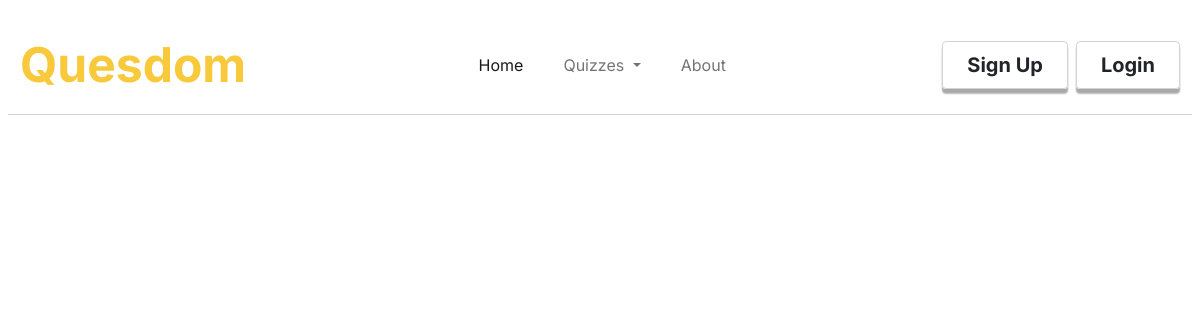
/allquizzes, run on an earlier commit of the app's database.
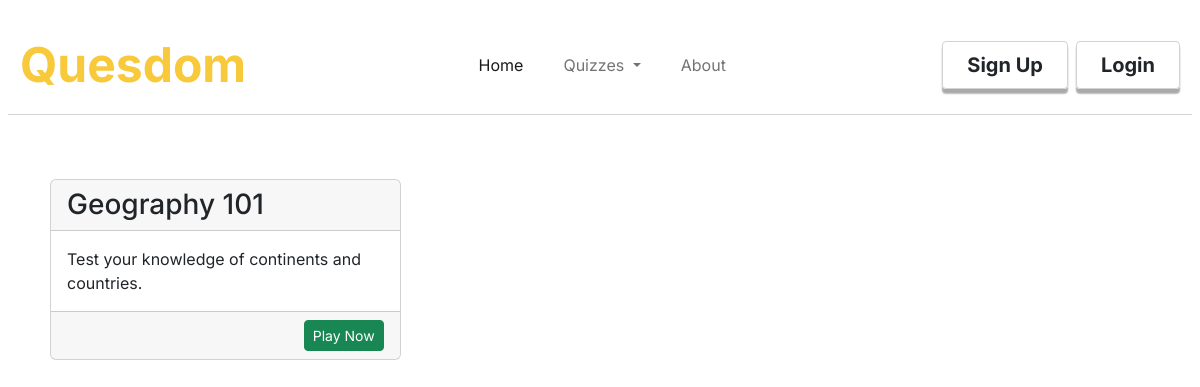
And on a later commit of the database.
### quesdom/models.py (models this page shows, shortened)
class Quizzes(db.Model):
    id = db.Column(db.Integer, primary_key = True)
    quiz_title = db.Column(db.String(30), nullable= False)
    quiz_description = db.Column(db.String(200), nullable=False)
    quiz_category = db.Column(db.String(20), nullable=False)
    quiz_difficulty = db.Column(db.String(10), nullable=False)
    date_created = db.Column(db.DateTime, nullable=False, default=datetime.utcnow)
    questions = db.relationship('Questions',backref='contains',cascade="all, delete-orphan",lazy=True)

### quesdom/routes.py (the view)
@app.route('/allquizzes')
def allquizzes():
    quizzes_with_questions = []
    for question in Questions.query.all():
        if not question.id in quizzes_with_questions:
            quizzes_with_questions.append(question.quiz_id)
    return render_template('allquizzes.html',title='All Quizzes',quizzes=Quizzes.query.filter(Quizzes.id.in_(quizzes_with_questions)))

### quesdom/templates/allquizzes.html
{%extends "layout.html"%}
{%block content%}
<div class="content-section row p-2 pt-md-5">
    {%for quiz in quizzes%}
        <div class="col-10 col-sm-5 col-md-4 my-3">
            <div class="card">
                <div class="card-header h3">
                    {{quiz.quiz_title}}
                </div>
                <div class="card-body">
                    {{quiz.quiz_description}}
                </div>
                <div class="card-footer text-end">
                    <a class="btn btn-success btn-sm" href="#">Play Now</a>
                </div>
            </div>
        </div>
    {%endfor%}
</div>
{%endblock%}

What changed in the data, as far as the page shows it:
now on this page (row edited): Quizzes: quiz_title "Geography 101", quiz_description "Test your knowledge of continents and countries."
